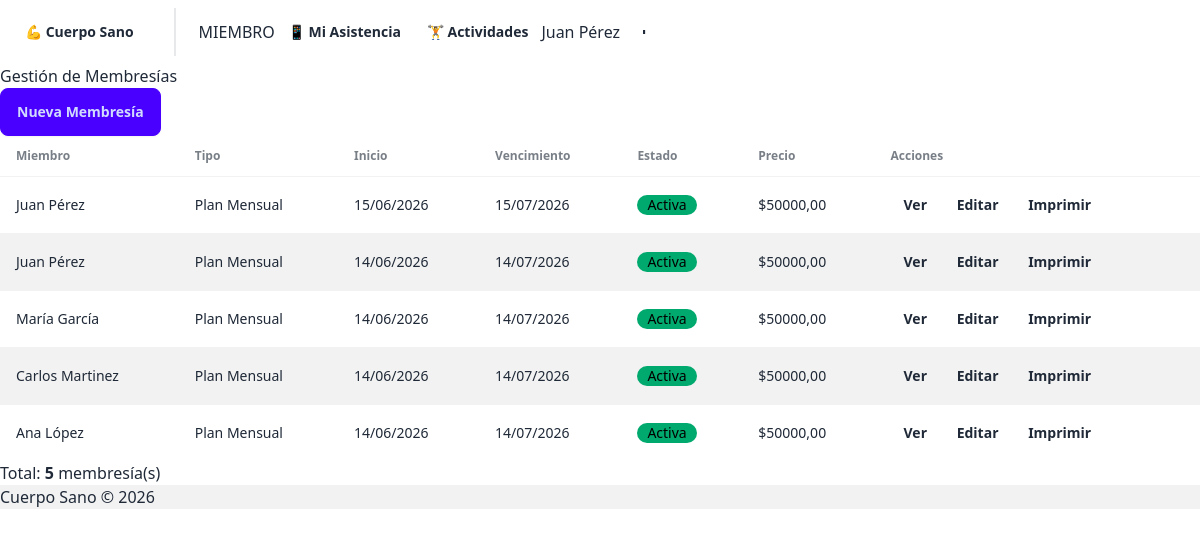
The app's page /membresias/ (signed in) with its own data.
### membresias/models.py (models this page shows, shortened)
class Membresia(models.Model):
    ESTADO_CHOICES = [
        ('ACTIVA', 'Activa'),
        ('VENCIDA', 'Vencida'),
        ('CANCELADA', 'Cancelada')
    ]
    miembro = models.ForeignKey(Miembro, on_delete=models.CASCADE, related_name='membresias')
    tipo = models.ForeignKey(TipoMembresia, on_delete=models.PROTECT)
    fecha_inicio = models.DateField()
    fecha_fin = models.DateField()
    estado = models.CharField(max_length=20, choices=ESTADO_CHOICES, default='ACTIVA')
    class Meta:
        verbose_name_plural = 'Membresías'

class TipoMembresia(models.Model):
    nombre = models.CharField(max_length=100)
    descripcion = models.TextField(blank=True)
    precio = models.DecimalField(
        max_digits=10,
        decimal_places=2,
        validators=[MinValueValidator(Decimal('0.01'))]
    )
    duracion_dias = models.PositiveIntegerField()
    class Meta:
        verbose_name_plural = 'Tipos de membresía'

### miembros/models.py (models this page shows, shortened)
class Miembro(models.Model):
    TIPO_CHOICES = [
        ('REGULAR', 'Regular'),
        ('ESTUDIANTE', 'Estudiante'),
        ('MAYOR', 'Persona Mayor'),
    ]
    usuario = models.OneToOneField(User, on_delete=models.SET_NULL, null=True, blank=True, related_name='miembro')
    nombre = models.CharField(max_length=100)
    apellido = models.CharField(max_length=100)
    dni = models.CharField(max_length=15, unique=True)
    email = models.EmailField(blank=True)
    telefono = models.CharField(max_length=20, blank=True)
    foto = CloudinaryField('foto', folder='miembros', blank=True, null=True)
    tipo_miembro = models.CharField(max_length=20, choices=TIPO_CHOICES, default='REGULAR')
    activo = models.BooleanField(default=True)
    fecha_alta = models.DateField(auto_now_add=True)
    def __str__(self):
        return f"{self.nombre} {self.apellido}"

### membresias/views.py (the view)
# urls.py: path('', views.lista_membresias, name='lista'),
@login_required
def lista_membresias(request):
    membresias = Membresia.objects.select_related('miembro', 'tipo').order_by('-fecha_inicio')
    context = {
        'membresias': membresias,
        'total': membresias.count(),
    }
    return render(request, 'membresias/lista.html', context)

### miembros/templatetags/custom_tags.py (called while the page is built)
@register.filter
def has_group(user, group_name):
    return user.groups.filter(name=group_name).exists()

### membresias/templates/membresias/lista.html (shortened to what this page needs)
{% extends "base.html" %}
{% block content %}
<div class="container mx-auto p-4">
    <div class="flex justify-between items-center mb-6">
        <h1 class="text-3xl font-bold">Gestión de Membresías</h1>
        <a href="{% url 'membresias:crear' %}" class="btn btn-primary">Nueva Membresía</a>
    </div>
    <div class="overflow-x-auto">
        {% if membresias %}
            <table class="table table-zebra w-full">
                <thead>
                    <tr>
                        <th>Miembro</th>
                        <th>Tipo</th>
                        <th>Inicio</th>
                        <th>Vencimiento</th>
                        <th>Estado</th>
                        <th>Precio</th>
                        <th>Acciones</th>
                    </tr>
                </thead>
                <tbody>
                    {% for membresia in membresias %}
                        <tr>
                            <td class="font-semibold">{{ membresia.miembro }}</td>
                            <td>{{ membresia.tipo.nombre }}</td>
                            <td>{{ membresia.fecha_inicio|date:"d/m/Y" }}</td>
                            <td>{{ membresia.fecha_fin|date:"d/m/Y" }}</td>
                            <td>
                                {% if membresia.estado == "ACTIVA" %}
                                    <span class="badge badge-success">Activa</span>
                                {% elif membresia.estado == "VENCIDA" %}
                                    <span class="badge badge-warning">Vencida</span>
                                {% else %}
                                    <span class="badge badge-error">Cancelada</span>
                                {% endif %}
                            </td>
                            <td>${{ membresia.tipo.precio }}</td>
                            <td class="space-x-2">
                                <a href="{% url 'membresias:detalle' membresia.pk %}" class="btn btn-sm btn-ghost">Ver</a>
                                {% if membresia.estado == "ACTIVA" %}
                                    <a href="{% url 'membresias:editar' membresia.pk %}" class="btn btn-sm btn-ghost">Editar</a>
                                {% endif %}
                                <a href="{% url 'membresias:print' membresia.pk %}" class="btn btn-sm btn-ghost">Imprimir</a>
                            </td>
                        </tr>
                    {% endfor %}
                </tbody>
            </table>
        {% else %}
            <div class="alert alert-info">
                <p>No hay membresías registradas. <a href="{% url 'membresias:crear' %}" class="link">Crear una nueva</a></p>
            </div>
        {% endif %}
    </div>
    <div class="mt-6 text-sm text-gray-600">
        Total: <strong>{{ total }}</strong> membresía(s)
    </div>
</div>
{% endblock %}

### templates/base.html (shortened to what this page needs)
{% load custom_tags %}<!DOCTYPE html>
<html lang="es">
<head>
    <link href="https://cdn.jsdelivr.net/npm/daisyui@4/dist/full.min.css" rel="stylesheet">
</head>
<body>
    <div class="min-h-screen flex flex-col">
        {% if user.is_authenticated %}
        <nav class="navbar bg-gradient-to-r from-indigo-600 to-blue-600 shadow-lg text-white">
            <div class="flex-1">
                <a href="/" class="btn btn-ghost text-xl font-bold text-white hover:bg-white/10">
                    💪 Cuerpo Sano
                </a>
                {% if user.groups.all|length > 0 %}
                    <div class="divider divider-horizontal mx-2 bg-white/20 h-6"></div>
                    {% if user|has_group:"Admin" %}
                        <span class="text-xs bg-white/20 px-2 py-1 rounded text-white mr-2">ADMIN</span>
                        <a href="{% url 'miembros:lista' %}" class="btn btn-ghost btn-sm text-white hover:bg-white/20">👥 Miembros</a>
                        <a href="{% url 'membresias:lista_tipos' %}" class="btn btn-ghost btn-sm text-white hover:bg-white/20">🎟️ Membresías</a>
                        <a href="{% url 'asistencia:biometrico' %}" class="btn btn-ghost btn-sm text-white hover:bg-white/20">📱 Asistencia</a>
                        <a href="{% url 'actividades:lista' %}" class="btn btn-ghost btn-sm text-white hover:bg-white/20">🏋️ Actividades</a>
                        <a href="{% url 'cobros:lista' %}" class="btn btn-ghost btn-sm text-white hover:bg-white/20">💳 Cobros</a>
                        <a href="{% url 'reportes:asistencias' %}" class="btn btn-ghost btn-sm text-white hover:bg-white/20">📊 Reportes</a>
                    {% elif user|has_group:"Miembro" %}
                        <span class="text-xs bg-white/20 px-2 py-1 rounded text-white mr-2">MIEMBRO</span>
                        <a href="{% url 'asistencia:mi_asistencia' %}" class="btn btn-ghost btn-sm text-white hover:bg-white/20">📱 Mi Asistencia</a>
                        <a href="{% url 'actividades:lista' %}" class="btn btn-ghost btn-sm text-white hover:bg-white/20">🏋️ Actividades</a>
                    {% endif %}
                {% endif %}
            </div>
            <div class="flex-none gap-4">
                <span class="text-sm font-medium">{{ user.get_full_name|default:user.username }}</span>
                <div class="dropdown dropdown-end">
                    <button class="btn btn-circle btn-ghost avatar placeholder border border-white/30">
                        <div class="bg-white text-indigo-600 w-10 rounded-full flex items-center justify-center font-bold">
                        </div>
                    </button>
                </div>
            </div>
        </nav>
        {% endif %}
        <main class="flex-1 container mx-auto px-4 py-8">
            {% block content %}{% endblock %}
        </main>
        <footer class="bg-base-200 text-center py-4 text-sm">
            Cuerpo Sano &copy; 2026
        </footer>
    </div>
</body>
</html>

### records on screen
Membresia: miembro "Juan Pérez", tipo.nombre "Plan Mensual", fecha_inicio "15/06/2026", fecha_fin "15/07/2026", estado "Activa", tipo.precio "50000,00"
Membresia: miembro "Juan Pérez", tipo.nombre "Plan Mensual", fecha_inicio "14/06/2026", fecha_fin "14/07/2026", estado "Activa", tipo.precio "50000,00"
Membresia: miembro "María García", tipo.nombre "Plan Mensual", fecha_inicio "14/06/2026", fecha_fin "14/07/2026", estado "Activa", tipo.precio "50000,00"
Membresia: miembro "Carlos Martinez", tipo.nombre "Plan Mensual", fecha_inicio "14/06/2026", fecha_fin "14/07/2026", estado "Activa", tipo.precio "50000,00"
Membresia: miembro "Ana López", tipo.nombre "Plan Mensual", fecha_inicio "14/06/2026", fecha_fin "14/07/2026", estado "Activa", tipo.precio "50000,00"

### other values on screen
{{ user.get_full_name|default:user.username }} "Juan Pérez"
{{ total }} "5"
